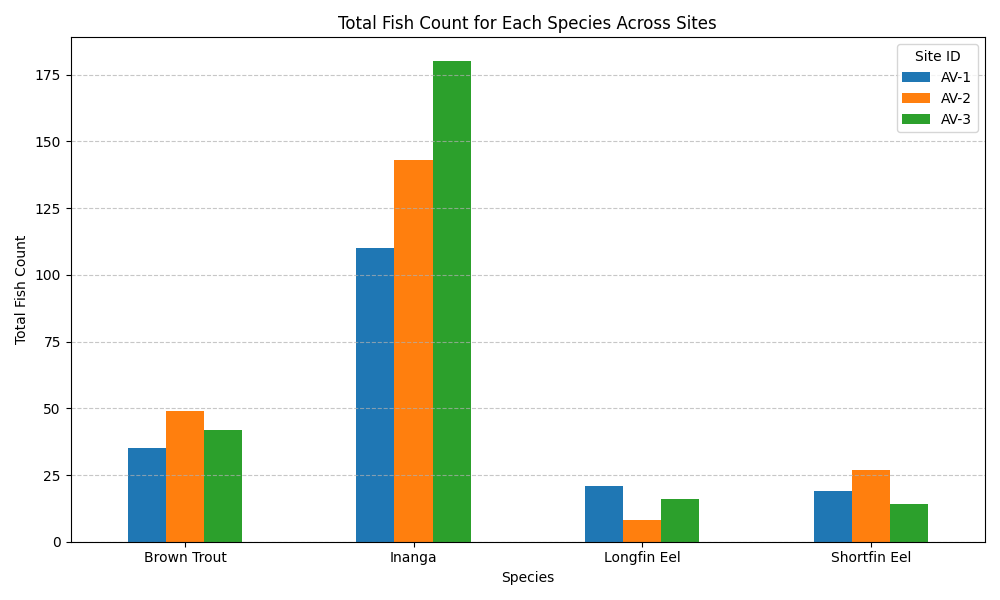

Here is the Python script that generated this plot:
import pandas as pd
import matplotlib.pyplot as plt
import numpy as np

# Load the dataset
df = pd.read_csv('Data_Set_Assignmnet_1.csv', skiprows=1)

# Extract relevant columns and remove rows with missing values
fish_population_data = df[["Site ID", "Species", "Count"]].dropna()

# Group the data by Site ID and Species, and calculate the total fish count
grouped_data = fish_population_data.groupby(
    ["Site ID", "Species"]).sum().reset_index()

# Pivot the data to prepare for plotting
pivot_data = grouped_data.pivot(
    index="Species", columns="Site ID", values="Count")

# Plot the grouped bar chart
pivot_data.plot(kind="bar", figsize=(10, 6))

plt.xlabel("Species")
plt.ylabel("Total Fish Count")
plt.title("Total Fish Count for Each Species Across Sites")
plt.legend(title="Site ID")
plt.grid(axis="y", linestyle="--", alpha=0.7)
plt.xticks(rotation=0)
plt.tight_layout()
plt.show()
